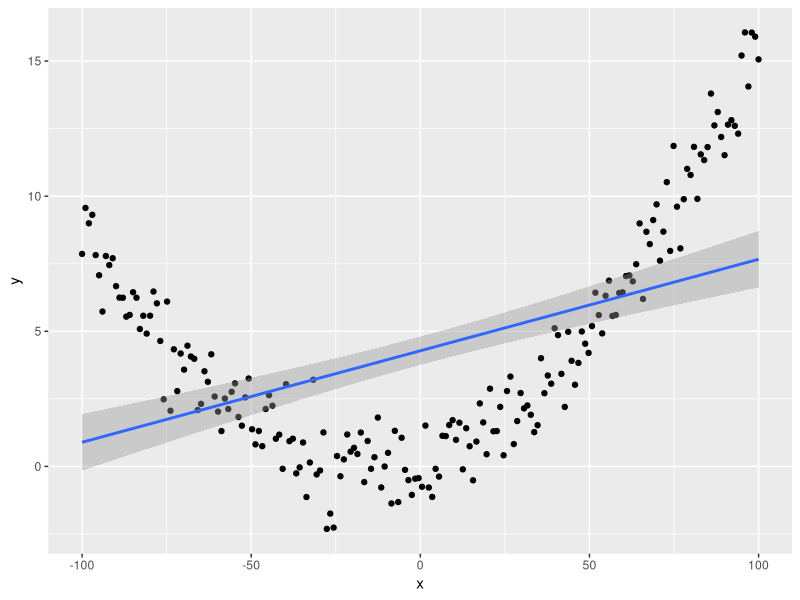
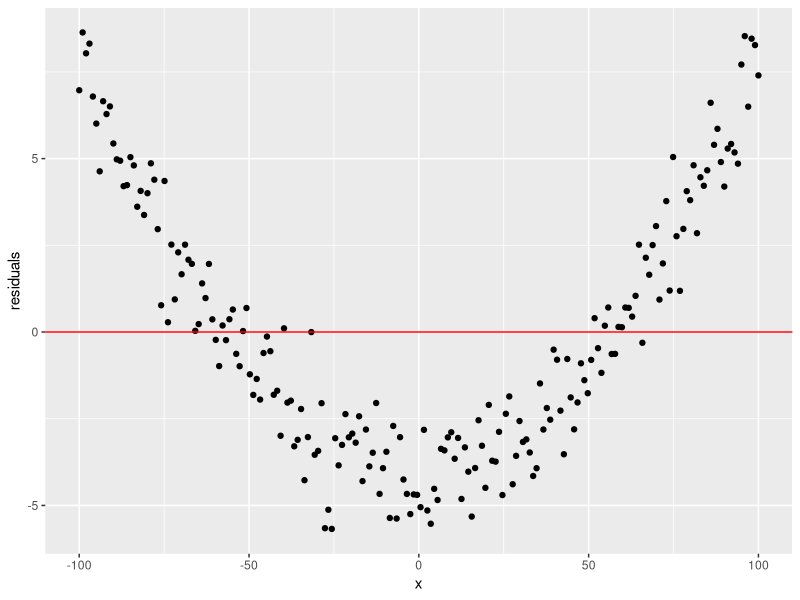
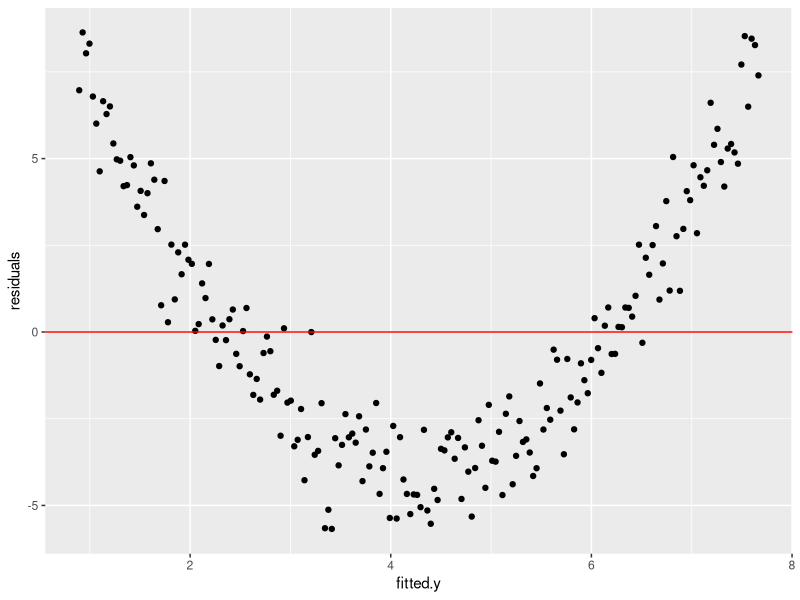
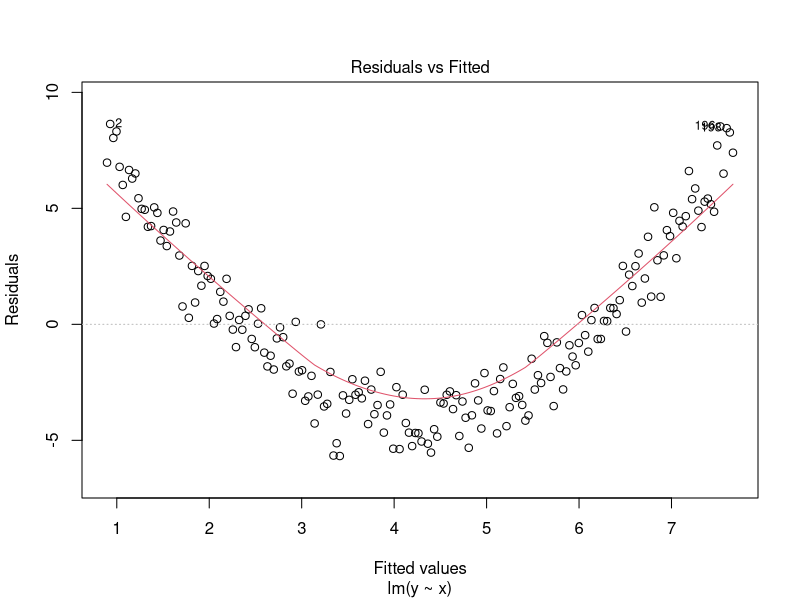
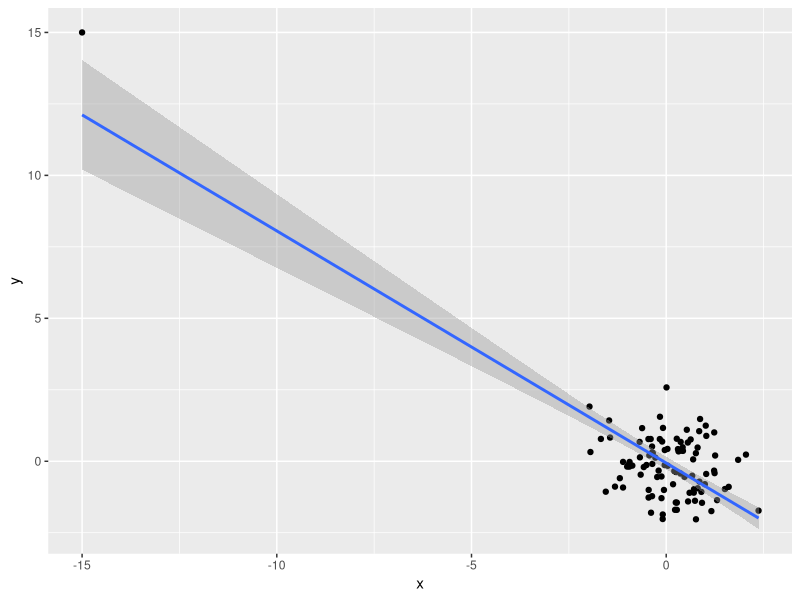
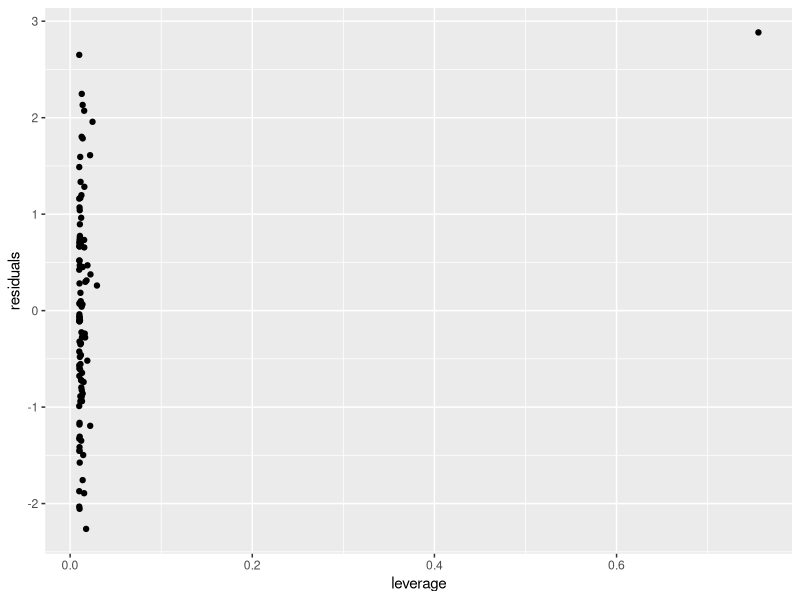
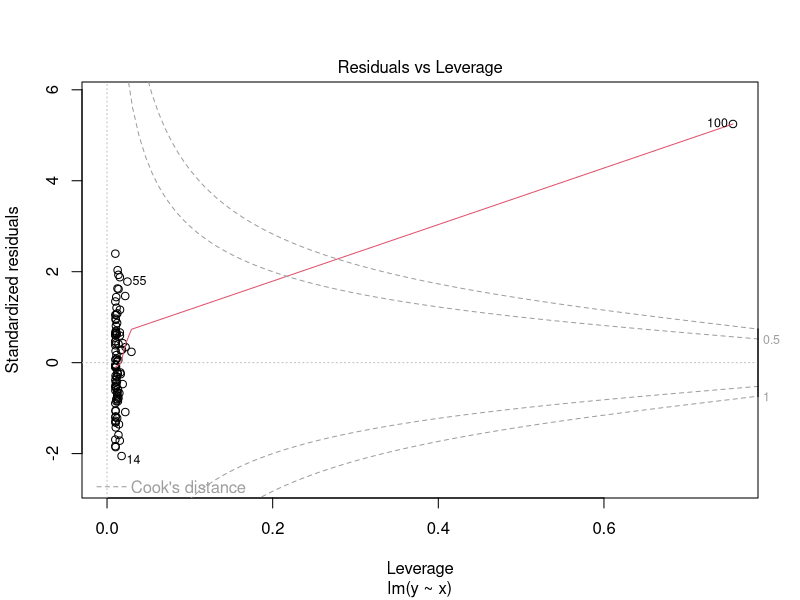
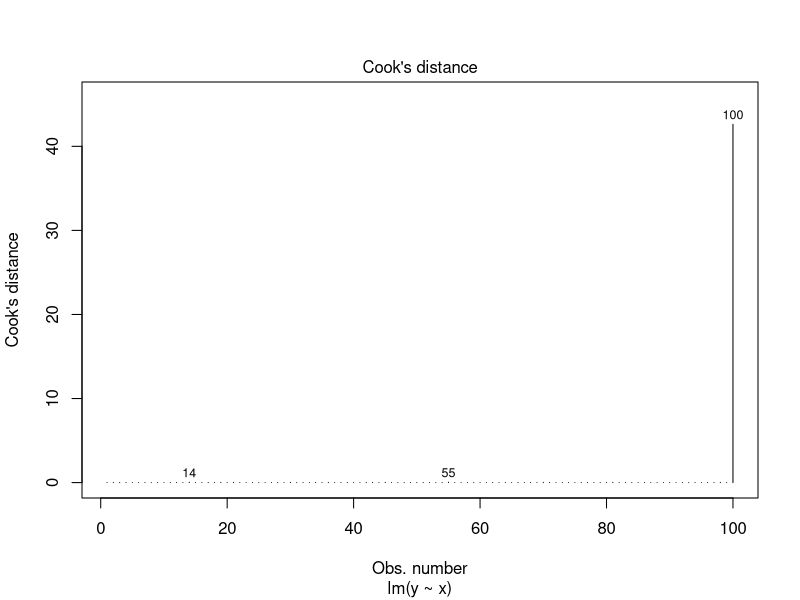

The R source for these figures, in order:
## ---- chunk 1
suppressMessages(library(dplyr))
suppressMessages(library(ggplot2))
n = 200
quadratic.data <- data.frame(x = seq(-100, 100, length.out = n), 
           y=seq(-3, 4, length.out = n)^2+rnorm(n))
ggplot(quadratic.data, aes(x,y))+geom_point()+geom_smooth(method='lm')
## ---- chunk 2
quadratic.data$residuals = residuals(lm(data=quadratic.data, y~x))
ggplot(quadratic.data, aes(x,residuals))+geom_point()+geom_hline(yintercept = 0, color='red')
## ---- chunk 3
quadratic.data$fitted.y = fitted(lm(data=quadratic.data, y~x))
ggplot(quadratic.data, aes(fitted.y,residuals))+geom_point()+geom_hline(yintercept = 0, color='red')
## ---- chunk 4
plot(lm(data=quadratic.data, y~x), which = 1)
## ---- chunk 5
n = 99
outlier.data <- data.frame(x = c(rnorm(n),-15), y=c(rnorm(n), 15))
ggplot(outlier.data, aes(x,y))+geom_point()+geom_smooth(method='lm')
## ---- chunk 6
outlier.data$leverage = hat(outlier.data$x)
outlier.data$residuals = residuals(lm(data=outlier.data, y~x))
ggplot(outlier.data, aes(leverage, residuals))+geom_point()
## ---- chunk 7
plot(lm(data=outlier.data, y~x), which = 5)
## ---- chunk 8
plot(lm(data=outlier.data, y~x), which = 4)
## ---- chunk 9
heteroscedastic.data <- data.frame(x=seq(0,100,length.out=100),
                                  y=seq(0,100,length.out=100)*0.1+
                                    rnorm(100,0,seq(0,100,length.out=100)/10))
ggplot(heteroscedastic.data, aes(x,y))+geom_point()
## ---- chunk 10
plot(lm(data=heteroscedastic.data, y~x),3)
## ---- chunk 11
x = rnorm(100)
non.normal <- data.frame(x=x, y=x*1+rexp(100, 0.5))
ggplot(non.normal, aes(x,y))+geom_point()
plot(lm(data=non.normal, y~x),2)
## ---- chunk 12
non.normal$residuals = residuals(lm(data=non.normal, y~x))
ggplot(non.normal, aes(x=residuals))+geom_density(fill='gray')
